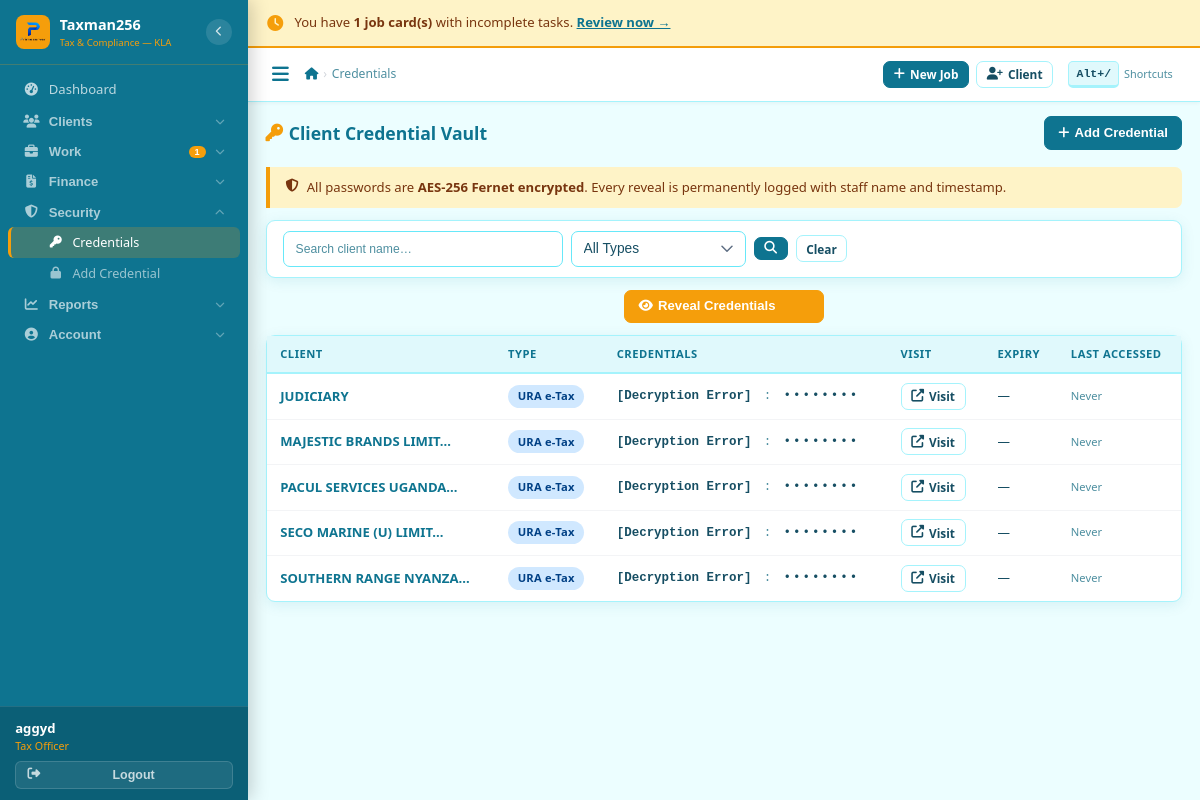
/credentials/ (signed in), run on an earlier commit of the app's database.
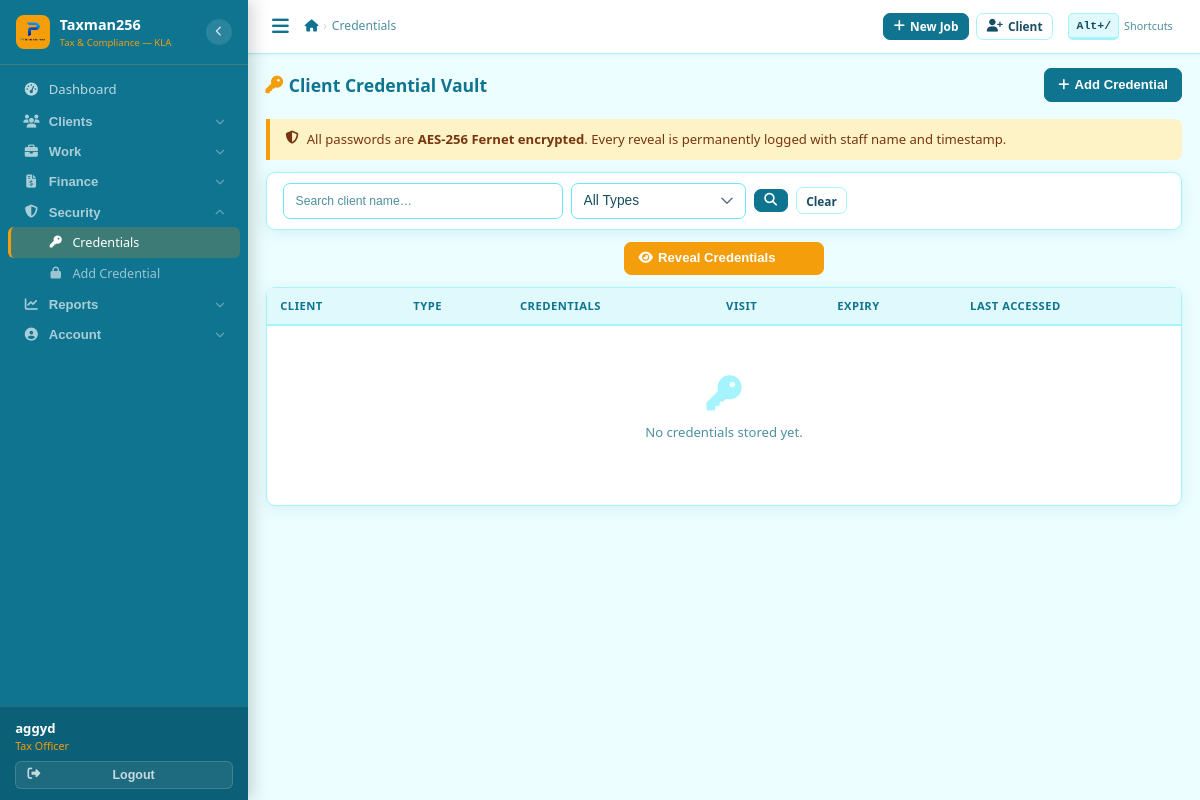
And on a later commit of the database.
### core/models.py (models this page shows, shortened)
class User(AbstractUser):
    ROLE_CHOICES = [
        ('receptionist', 'Receptionist'),
        ('tax_officer',  'Tax Officer'),
        ('senior_officer','Senior Officer'),
        ('manager',      'Manager'),
        ('admin',        'Admin'),
    ]
    THEME_CHOICES = [
        ('ocean',    'Ocean Teal'),
    ]
    role              = models.CharField(max_length=20, choices=ROLE_CHOICES, default='tax_officer')
    phone_whatsapp    = models.CharField(max_length=20, blank=True,
                                         help_text='WhatsApp number used for sending reminders (e.g. +256785230670)')
    email_notify      = models.EmailField(blank=True,
                                          help_text='Email used for sending communications (e.g. taxissues.go@gmail.com)')
    is_active_staff   = models.BooleanField(default=True)
    date_joined_firm  = models.DateField(null=True, blank=True)
    receive_debt_alerts = models.BooleanField(default=True,
                                               help_text='Receive Saturday/Monday debt reports')
    receive_task_reminders = models.BooleanField(default=True,
                                                  help_text='Receive reminders for incomplete tasks')
    ui_theme          = models.CharField(max_length=20, choices=THEME_CHOICES, default='ocean')

### credentials/models.py (models this page shows, shortened)
class ClientCredential(models.Model):
    CRED_TYPE = [
        ('ura_etax','URA e-Tax'),('nssf','NSSF Portal'),('ursb','URSB Portal'),
        ('bank','Bank'),('mobile_money','Mobile Money'),('customs','Customs/ASYCUDA'),('custom','Custom'),
    ]
    STATUS = [('pending','Pending Setup'),('active','Active'),('needs_reset','Needs Reset'),('archived','Archived')]
    client = models.ForeignKey(Client, on_delete=models.CASCADE, related_name='credentials')
    credential_type = models.CharField(max_length=20, choices=CRED_TYPE)
    label = models.CharField(max_length=200)
    username_encrypted = models.TextField(blank=True)
    password_encrypted = models.TextField(blank=True)
    status = models.CharField(max_length=20, choices=STATUS, default='pending')
    expiry_date = models.DateField(null=True, blank=True)
    notes_encrypted = models.TextField(blank=True)
    created_by = models.ForeignKey(User, on_delete=models.SET_NULL, null=True, related_name='created_credentials')
    last_accessed_by = models.ForeignKey(User, on_delete=models.SET_NULL, null=True, blank=True, related_name='accessed_credentials')
    last_accessed_at = models.DateTimeField(null=True, blank=True)
    created_at = models.DateTimeField(auto_now_add=True)
    def get_username(self): return decrypt_value(self.username_encrypted)
    def get_website_url(self):
        urls = {
            'ura_etax': 'https://ura.go.ug',
            'nssf': 'https://nssfug.org',
            'ursb': 'https://ursb.go.ug',
            'bank': '',  # Varies by bank
            'mobile_money': '',  # Varies by provider
            'customs': 'https://ura.go.ug',  # ASYCUDA via URA
            'custom': '',  # Custom - no default
        }
        return urls.get(self.credential_type, '')

### clients/models.py (models this page shows, shortened)
class Client(models.Model):
    CLIENT_TYPE = [('individual','Individual'),('company','Company'),('ngo','NGO'),('partnership','Partnership')]
    STATUS = [('active','Active'),('dormant','Dormant'),('suspended','Suspended'),('blacklisted','Blacklisted')]
    client_id = models.CharField(max_length=20, unique=True, editable=False)
    client_type = models.CharField(max_length=20, choices=CLIENT_TYPE, default='individual')
    full_name = models.CharField(max_length=200)
    trading_name = models.CharField(max_length=200, blank=True)
    tin = models.CharField(max_length=50, blank=True, unique=False, verbose_name='TIN')
    phone_primary = models.CharField(max_length=20)
    phone_whatsapp = models.CharField(max_length=20, blank=True)
    email = models.EmailField(blank=True)
    physical_address = models.CharField(max_length=300, blank=True)
    district = models.CharField(max_length=100, default='Kampala')
    date_registered = models.DateField(auto_now_add=True)
    referred_by = models.ForeignKey('self', null=True, blank=True, on_delete=models.SET_NULL, related_name='referrals')
    assigned_officer = models.ForeignKey(User, on_delete=models.SET_NULL, null=True, related_name='assigned_clients')
    status = models.CharField(max_length=20, choices=STATUS, default='active')
    notes = models.TextField(blank=True)
    total_outstanding = models.DecimalField(max_digits=15, decimal_places=2, default=0)
    last_transaction_date = models.DateField(null=True, blank=True)
    created_by = models.ForeignKey(User, on_delete=models.SET_NULL, null=True, related_name='created_clients')
    created_at = models.DateTimeField(auto_now_add=True)
    updated_at = models.DateTimeField(auto_now=True)
    class Meta:
        ordering = ['-created_at']
    def get_display_name(self):
        return self.full_name

### credentials/views.py (the view, shortened to what this page needs)
# urls.py: path('',              views.credential_list,   name='list'),
@login_required
def credential_list(request):
    q = request.GET.get('q', '')
    type_filter = request.GET.get('type', '')
    creds = ClientCredential.objects.select_related('client', 'last_accessed_by').order_by('client__full_name')
    if q:
        creds = creds.filter(Q(client__full_name__icontains=q) | Q(label__icontains=q))
    if type_filter:
        creds = creds.filter(credential_type=type_filter)
    today = timezone.now().date()
    expiring_soon = creds.filter(expiry_date__lte=today + timezone.timedelta(days=14), expiry_date__gte=today)
    return render(request, 'credentials/credential_list.html', {
        'creds': creds, 'expiring_soon': expiring_soon,
        'today': today, 'q': q, 'type_filter': type_filter,
        'cred_types': ClientCredential.CRED_TYPE,
        'add_form': CredentialForm(),
    })

### credentials/views.py
class CredentialForm(forms.ModelForm):
    username_plain = forms.CharField(label='Username / TIN', required=False,
        widget=forms.TextInput(attrs={'placeholder': 'Username or TIN', 'autocomplete': 'off'}))
    password_plain = forms.CharField(label='Password', required=False,
        widget=forms.PasswordInput(attrs={'placeholder': 'Enter password', 'autocomplete': 'new-password'}))
    notes_plain = forms.CharField(label='Notes (encrypted)', required=False,
        widget=forms.Textarea(attrs={'rows': 2, 'placeholder': 'Security question, recovery email, PIN…'}))
    class Meta:
        model = ClientCredential
        fields = ['client', 'credential_type', 'label', 'status', 'expiry_date']
        widgets = {'expiry_date': forms.DateInput(attrs={'type': 'date'})}
    def __init__(self, *args, **kwargs):
        super().__init__(*args, **kwargs)
        self.fields['client'].queryset = Client.objects.order_by('full_name')
        self.fields['expiry_date'].required = False

### credentials/models.py (called while the page is built)
def get_fernet():
    return Fernet(settings.CREDENTIAL_FERNET_KEY.encode())

def decrypt_value(val):
    if not val: return ''
    try: return get_fernet().decrypt(val.encode()).decode()
    except Exception: return '[Decryption Error]'

### templates/credentials/credential_list.html (shortened to what this page needs)
{% extends 'base.html' %}
{% block nav_cred %}active{% endblock %}
{% block breadcrumbs %}<li class="active">Credentials</li>{% endblock %}
{% block content %}
<div class="page-hdr">
  <h4 class="page-title"><i class="fas fa-key"></i>Client Credential Vault</h4>
  <button type="button" class="btn btn-primary" id="openAddCred">
    <i class="fas fa-plus"></i> Add Credential
  </button>
</div>
<div class="alert alert-note mb-3">
  <i class="fas fa-shield-alt"></i>
  <span>All passwords are <strong>AES-256 Fernet encrypted</strong>. Every reveal is permanently logged with staff name and timestamp.</span>
</div>
<div class="card mb-3">
  <div class="card-bd" style="padding:.65rem 1rem">
    <form method="get" class="flex gap-2 flex-wrap items-center">
      <input type="text" name="q" value="{{ q }}" class="form-ctrl" style="max-width:280px" placeholder="Search client name…">
      <select name="type" class="form-ctrl" style="width:auto" onchange="this.form.submit()">
        <option value="">All Types</option>
      </select>
      <button class="btn btn-primary btn-sm"><i class="fas fa-search"></i></button>
      <a href="{% url 'credentials:list' %}" class="btn btn-outline btn-sm">Clear</a>
    </form>
  </div>
</div>
<div class="mb-3" style="text-align:center">
  <button type="button" class="btn btn-gold" id="revealBtn" style="min-width:200px">
    <i class="fas fa-eye"></i> Reveal Credentials
  </button>
</div>
<div class="card">
  <div class="tbl-wrap">
    <table class="tbl">
      <thead>
        <tr><th>Client</th><th>Type</th><th>Credentials</th><th>Visit</th><th>Expiry</th><th>Last Accessed</th></tr>
      </thead>
      <tbody>
        {% for cred in creds %}
        <tr class="cred-row" data-pk="{{ cred.pk }}" data-label="{{ cred.label }}" data-client="{{ cred.client.get_display_name }}">
          <td><a href="{% url 'clients:detail' cred.client.pk %}" class="fw-7">{{ cred.client.get_display_name|truncatechars:22 }}</a></td>
          <td><span class="badge badge-open fs-xs">{{ cred.get_credential_type_display }}</span></td>
          <td class="fs-sm cred-credentials" style="font-family:monospace">
            <span class="cred-username fw-6">{{ cred.get_username|default:cred.label }}</span>
            <span style="color:var(--muted);margin:0 .3rem">:</span>
            <span class="cred-password" style="letter-spacing:2px">••••••••</span>
          </td>
          <td>
            {% with website_url=cred.get_website_url %}
            {% if website_url %}
            <a href="{{ website_url }}" target="_blank" class="btn btn-outline btn-sm" title="Visit {{ cred.get_credential_type_display }} portal">
              <i class="fas fa-external-link-alt"></i> Visit
            </a>
            {% else %}
            <span class="fs-xs text-muted">—</span>
            {% endif %}
            {% endwith %}
          </td>
          <td class="fs-sm {% if cred.expiry_date and cred.expiry_date <= today %}text-danger fw-7{% endif %}">
            {{ cred.expiry_date|default:"—" }}{% if cred.expiry_date and cred.expiry_date <= today %} ⚠️{% endif %}
          </td>
          <td class="fs-xs text-muted">
            {{ cred.last_accessed_by.get_full_name|default:"Never" }}
          </td>
        </tr>
        {% empty %}
        <tr><td colspan="6"><div class="empty-state"><i class="fas fa-key"></i><p>No credentials stored yet.</p></div></td></tr>
        {% endfor %}
      </tbody>
    </table>
  </div>
</div>
{% endblock %}

### templates/base.html (shortened to what this page needs)
{% load static %}<!DOCTYPE html>
<html lang="en">
<head>
<link rel="stylesheet" href="https://cdnjs.cloudflare.com/ajax/libs/font-awesome/6.5.0/css/all.min.css">
<link rel="stylesheet" href="https://cdnjs.cloudflare.com/ajax/libs/select2/4.1.0-rc.0/css/select2.min.css">
<link rel="stylesheet" href="https://cdn.jsdelivr.net/npm/select2-bootstrap-5-theme@1.3.0/dist/select2-bootstrap-5-theme.min.css">
<link rel="stylesheet" href="https://cdnjs.cloudflare.com/ajax/libs/flatpickr/4.6.13/flatpickr.min.css">
<link rel="stylesheet" href="{% static 'css/app.css' %}?v=5">
</head>
<body data-theme="ocean">
{% if user.is_authenticated %}
<nav class="sidebar" id="sidebar">
  <div class="sb-brand">
    <div class="sb-icon"><img src="{% static 'icons/primeserver.png' %}" alt="Logo" style="width:100%;height:100%;object-fit:contain"></div>
    <div class="sb-brand-text">
      <div class="sb-brand-name">Taxman256</div>
      <div class="sb-brand-sub">Tax &amp; Compliance — KLA</div>
    </div>
    <button type="button" class="sb-toggle" id="sidebarToggle" title="Toggle sidebar">
      <i class="fas fa-chevron-left" id="sidebarToggleIcon"></i>
    </button>
  </div>
  <div class="sb-scroll">
    <a href="{% url 'dashboard:index' %}" class="sb-link {% block nav_dash %}{% endblock %}" title="Dashboard">
      <i class="fas fa-tachometer-alt"></i>
      <span class="sb-lbl">Dashboard</span>
    </a>
    <div class="sb-group" id="grp-clients">
      <button type="button" class="sb-group-hd" data-grp="grp-clients" data-href="{% url 'clients:list' %}" title="Clients">
        <i class="fas fa-users"></i>
        <span class="sb-lbl">Clients</span>
        <i class="fas fa-chevron-down sb-arrow"></i>
      </button>
    </div>
    <div class="sb-group" id="grp-work">
      <button type="button" class="sb-group-hd" data-grp="grp-work" data-href="{% url 'services:list' %}" title="Work">
        <i class="fas fa-briefcase"></i>
        <span class="sb-lbl">Work</span>
        {% if pending_jobs_count %}<span class="sb-badge">{{ pending_jobs_count }}</span>{% endif %}
        <i class="fas fa-chevron-down sb-arrow"></i>
      </button>
    </div>
    <div class="sb-group" id="grp-finance">
      <button type="button" class="sb-group-hd" data-grp="grp-finance" data-href="{% url 'billing:list' %}" title="Finance">
        <i class="fas fa-file-invoice-dollar"></i>
        <span class="sb-lbl">Finance</span>
        <i class="fas fa-chevron-down sb-arrow"></i>
      </button>
    </div>
    <div class="sb-group" id="grp-security">
      <button type="button" class="sb-group-hd" data-grp="grp-security" data-href="{% url 'credentials:list' %}" title="Security">
        <i class="fas fa-shield-alt"></i>
        <span class="sb-lbl">Security</span>
        <i class="fas fa-chevron-down sb-arrow"></i>
      </button>
      <div class="sb-sub" id="sub-security">
        <a href="{% url 'credentials:list' %}"   class="sb-link {% block nav_cred %}{% endblock %}" title="Credentials"><i class="fas fa-key"></i><span class="sb-lbl">Credentials</span></a>
        <a href="{% url 'credentials:create' %}" class="sb-link" title="Add Credential"><i class="fas fa-lock"></i><span class="sb-lbl">Add Credential</span></a>
      </div>
    </div>
    <div class="sb-group" id="grp-reports">
      <button type="button" class="sb-group-hd" data-grp="grp-reports" data-href="{% url 'documents:price_list' %}" title="Reports">
        <i class="fas fa-chart-line"></i>
        <span class="sb-lbl">Reports</span>
        <i class="fas fa-chevron-down sb-arrow"></i>
      </button>
    </div>
    <div class="sb-group" id="grp-account">
      <button type="button" class="sb-group-hd" data-grp="grp-account" data-href="{% url 'core:settings' %}" title="Account">
        <i class="fas fa-user-circle"></i>
        <span class="sb-lbl">Account</span>
        <i class="fas fa-chevron-down sb-arrow"></i>
      </button>
    </div>
  </div>
  <div class="sb-footer">
    <div class="sb-user-info">
      <div class="sb-uname">{{ user.get_full_name|default:user.username }}</div>
      <div class="sb-urole">{{ user.get_role_display }}{% if user.phone_whatsapp %} · {{ user.phone_whatsapp }}{% endif %}</div>
    </div>
    <form method="post" action="{% url 'logout' %}" style="margin:0">{% csrf_token %}
      <button type="submit" class="sb-logout-btn">
        <i class="fas fa-sign-out-alt"></i><span class="sb-lbl"> Logout</span>
      </button>
    </form>
  </div>
</nav>
<div class="main">
  {% if pending_task_count > 0 %}
  <div class="reminder-bar no-print">
    <i class="fas fa-clock"></i>
    <span>You have <strong>{{ pending_task_count }} job card(s)</strong> with incomplete tasks. <a href="{% url 'services:list' %}?status=in_progress" style="color:var(--blue);font-weight:700;text-decoration:underline;white-space:nowrap">Review now →</a></span>
  </div>
  {% endif %}
  <div class="topbar">
    <div class="topbar-l">
      <button class="hamburger" id="hamburger" aria-label="Menu"><i class="fas fa-bars"></i></button>
      <nav aria-label="breadcrumb"><ol class="bc">
        <li><a href="{% url 'dashboard:index' %}"><i class="fas fa-home"></i></a></li>
        {% block breadcrumbs %}{% endblock %}
      </ol></nav>
    </div>
    <div class="topbar-r">
      <a href="{% url 'services:create' %}" class="btn btn-primary btn-sm"><i class="fas fa-plus"></i> New Job</a>
      <a href="{% url 'clients:create' %}"  class="btn btn-outline btn-sm d-xs-none"><i class="fas fa-user-plus"></i> Client</a>
      <span class="kb-hint d-xs-none" onclick="window.txShowShortcuts&&window.txShowShortcuts()" title="Keyboard shortcuts">
        <kbd>Alt+/</kbd> Shortcuts
      </span>
    </div>
  </div>
  <div class="page-body">{% block content %}{% endblock %}</div>
</div>
{% else %}{% block auth_content %}{% endblock %}{% endif %}
</body>
</html>

What changed in the data, as far as the page shows it:
removed ClientCredential: client.get_display_name "JUDICIARY", credential_type "URA e-Tax", get_username "[Decryption Error]", expiry_date "—", last_accessed_by.get_full_name "Never"
removed ClientCredential: client.get_display_name "MAJESTIC BRANDS LIMIT…", credential_type "URA e-Tax", get_username "[Decryption Error]", expiry_date "—", last_accessed_by.get_full_name "Never"
removed ClientCredential: client.get_display_name "PACUL SERVICES UGANDA…", credential_type "URA e-Tax", get_username "[Decryption Error]", expiry_date "—", last_accessed_by.get_full_name "Never"
removed ClientCredential: client.get_display_name "SECO MARINE (U) LIMIT…", credential_type "URA e-Tax", get_username "[Decryption Error]", expiry_date "—", last_accessed_by.get_full_name "Never"
removed ClientCredential: client.get_display_name "SOUTHERN RANGE NYANZA…", credential_type "URA e-Tax", get_username "[Decryption Error]", expiry_date "—", last_accessed_by.get_full_name "Never"
Also different on the page:
{{ pending_jobs_count }}: "1" → (not shown)
{{ pending_task_count }}: "1" → (not shown)
text no longer shown: "You have job card(s) with incomplete tasks. Review now →"
text now shown: "No credentials stored yet."
